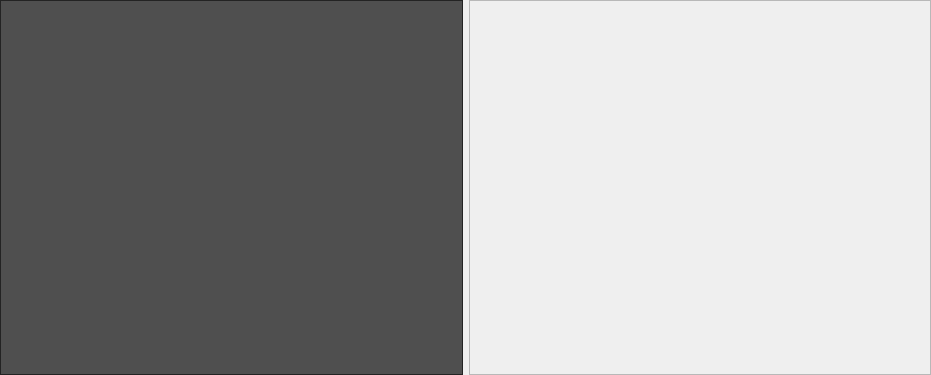
<?xml version="1.0" encoding="UTF-8"?>
<ui version="4.0">
 <class>fairwind::apps::settings::extensions::Extensions</class>
 <widget class="QWidget" name="fairwind::apps::settings::extensions::Extensions">
  <property name="geometry">
   <rect>
    <x>0</x>
    <y>0</y>
    <width>931</width>
    <height>375</height>
   </rect>
  </property>
  <property name="windowTitle">
   <string>Extensions</string>
  </property>
  <layout class="QGridLayout" name="gridLayout">
   <property name="leftMargin">
    <number>0</number>
   </property>
   <property name="topMargin">
    <number>0</number>
   </property>
   <property name="rightMargin">
    <number>0</number>
   </property>
   <property name="bottomMargin">
    <number>0</number>
   </property>
   <item row="0" column="0">
    <widget class="QListWidget" name="list_Extensions">
     <property name="styleSheet">
      <string notr="true">background-color: rgba(26, 26, 26, 191);
color: rgb(250, 255, 255);</string>
     </property>
    </widget>
   </item>
   <item row="0" column="1">
    <widget class="QScrollArea" name="scrollArea_Extension">
     <property name="widgetResizable">
      <bool>true</bool>
     </property>
    </widget>
   </item>
  </layout>
 </widget>
 <resources/>
 <connections/>
</ui>
